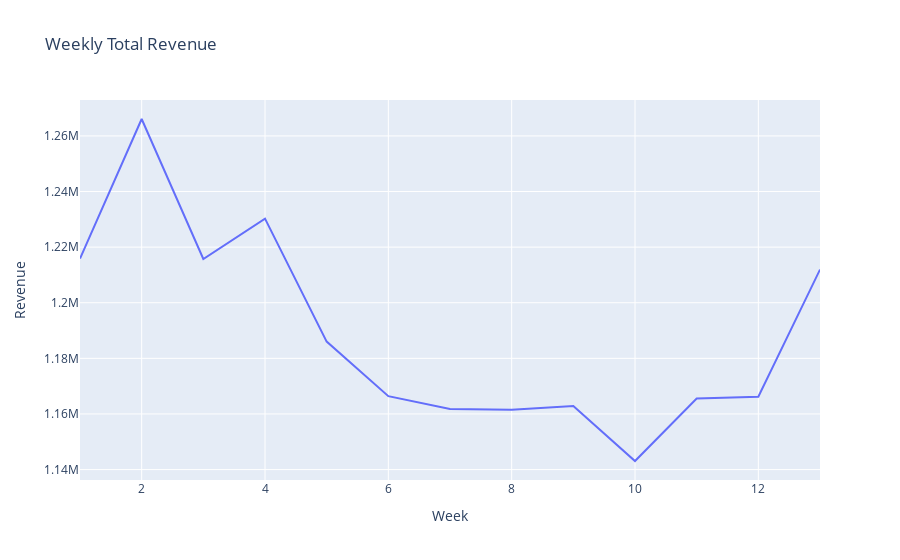

The cell this chart's notebook holds for it:
### Code cell
# revenue trend
fig = px.line(rev_grouped, x="Week", y="Revenue", title = 'Weekly Total Revenue')
fig.show()

### Figure 1 — Plotly figure (JSON) as saved in the notebook; plotly's stock layout.template omitted (floating-point values rounded to 4 significant figures)
{"data": [{"hovertemplate": "Week=%{x}<br>Revenue=%{y}<extra></extra>", "legendgroup": "", "line": {"color": "#636efa", "dash": "solid"}, "marker": {"symbol": "circle"}, "mode": "lines", "name": "", "orientation": "v", "showlegend": false, "type": "scatter", "x": [1, 2, 3, 4, 5, 6, 7, 8, 9, 10, 11, 12, 13], "xaxis": "x", "y": [1215874, 1266086, 1215726, 1230249, 1186016, 1166409, 1161816, 1161495, 1162896, 1143081, 1165547, 1166167, 1211927], "yaxis": "y"}], "layout": {"legend": {"tracegroupgap": 0}, "title": {"text": "Weekly Total Revenue"}, "xaxis": {"anchor": "y", "domain": [0, 1], "title": {"text": "Week"}}, "yaxis": {"anchor": "x", "domain": [0, 1], "title": {"text": "Revenue"}}}}
